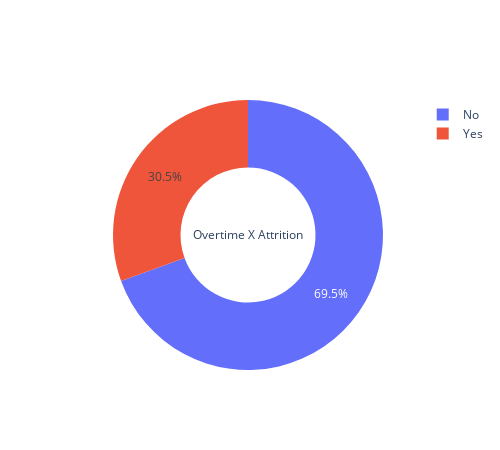

The notebook cell this image was saved under:
### Code cell
fig = go.Figure()
fig.add_trace(go.Pie(values= [289, 127],title = 'Overtime X Attrition', labels=labels, hole=0.5))

fig.update_layout(autosize=False, width=500, height=450)
fig.show()

### Figure 1 — Plotly figure (JSON) as saved in the notebook; plotly's stock layout.template omitted (floating-point values rounded to 4 significant figures)
{"data": [{"hole": 0.5, "labels": ["No", "Yes"], "title": {"text": "Overtime X Attrition"}, "type": "pie", "values": [289, 127]}], "layout": {"autosize": false, "height": 450, "width": 500}}
